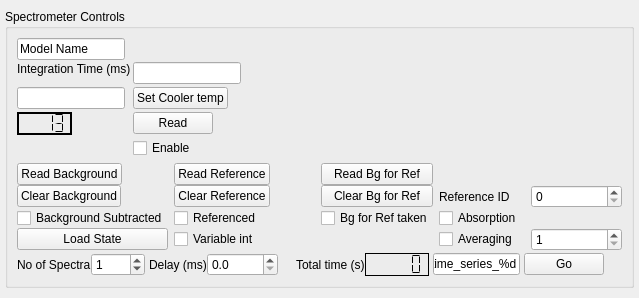
<?xml version="1.0" encoding="UTF-8"?>
<ui version="4.0">
 <class>spectrometer_controls</class>
 <widget class="QWidget" name="spectrometer_controls">
  <property name="geometry">
   <rect>
    <x>0</x>
    <y>0</y>
    <width>639</width>
    <height>298</height>
   </rect>
  </property>
  <property name="sizePolicy">
   <sizepolicy hsizetype="Preferred" vsizetype="Preferred">
    <horstretch>0</horstretch>
    <verstretch>0</verstretch>
   </sizepolicy>
  </property>
  <property name="windowTitle">
   <string>Form</string>
  </property>
  <layout class="QVBoxLayout" name="layout">
   <property name="leftMargin">
    <number>5</number>
   </property>
   <property name="topMargin">
    <number>5</number>
   </property>
   <property name="rightMargin">
    <number>5</number>
   </property>
   <property name="bottomMargin">
    <number>5</number>
   </property>
   <item>
    <widget class="QGroupBox" name="control_group">
     <property name="sizePolicy">
      <sizepolicy hsizetype="Preferred" vsizetype="Fixed">
       <horstretch>0</horstretch>
       <verstretch>0</verstretch>
      </sizepolicy>
     </property>
     <property name="title">
      <string>Spectrometer Controls</string>
     </property>
     <layout class="QVBoxLayout" name="control_layout">
      <property name="spacing">
       <number>2</number>
      </property>
      <item>
       <layout class="QHBoxLayout" name="information">
        <item>
         <widget class="QLineEdit" name="id_string">
          <property name="sizePolicy">
           <sizepolicy hsizetype="Preferred" vsizetype="Preferred">
            <horstretch>0</horstretch>
            <verstretch>0</verstretch>
           </sizepolicy>
          </property>
          <property name="text">
           <string>Model Name</string>
          </property>
          <property name="readOnly">
           <bool>true</bool>
          </property>
         </widget>
        </item>
        <item>
         <spacer name="horizontalSpacer">
          <property name="orientation">
           <enum>Qt::Horizontal</enum>
          </property>
          <property name="sizeHint" stdset="0">
           <size>
            <width>40</width>
            <height>20</height>
           </size>
          </property>
         </spacer>
        </item>
       </layout>
      </item>
      <item>
       <layout class="QHBoxLayout" name="horizontalLayout_2">
        <item>
         <layout class="QFormLayout" name="parameters_layout">
          <property name="fieldGrowthPolicy">
           <enum>QFormLayout::FieldsStayAtSizeHint</enum>
          </property>
          <property name="verticalSpacing">
           <number>3</number>
          </property>
          <item row="0" column="0">
           <widget class="QLabel" name="integration_time_label">
            <property name="sizePolicy">
             <sizepolicy hsizetype="Fixed" vsizetype="Fixed">
              <horstretch>0</horstretch>
              <verstretch>0</verstretch>
             </sizepolicy>
            </property>
            <property name="text">
             <string>Integration Time (ms)</string>
            </property>
           </widget>
          </item>
          <item row="0" column="1">
           <widget class="QLineEdit" name="integration_time">
            <property name="sizePolicy">
             <sizepolicy hsizetype="Fixed" vsizetype="Fixed">
              <horstretch>0</horstretch>
              <verstretch>0</verstretch>
             </sizepolicy>
            </property>
           </widget>
          </item>
          <item row="1" column="0">
           <widget class="QLineEdit" name="set_tec_temperature_LineEdit"/>
          </item>
          <item row="1" column="1">
           <widget class="QPushButton" name="set_tec_temperature_pushButton">
            <property name="text">
             <string>Set Cooler temp</string>
            </property>
           </widget>
          </item>
          <item row="4" column="0">
           <widget class="QLCDNumber" name="tec_temperature_lcdNumber">
            <property name="font">
             <font>
              <underline>false</underline>
              <strikeout>false</strikeout>
             </font>
            </property>
            <property name="frameShape">
             <enum>QFrame::WinPanel</enum>
            </property>
            <property name="frameShadow">
             <enum>QFrame::Plain</enum>
            </property>
            <property name="smallDecimalPoint">
             <bool>false</bool>
            </property>
            <property name="digitCount">
             <number>4</number>
            </property>
            <property name="segmentStyle">
             <enum>QLCDNumber::Flat</enum>
            </property>
            <property name="value" stdset="0">
             <double>13.000000000000000</double>
            </property>
            <property name="intValue" stdset="0">
             <number>13</number>
            </property>
           </widget>
          </item>
          <item row="4" column="1">
           <widget class="QPushButton" name="read_tec_temperature_pushButton">
            <property name="sizePolicy">
             <sizepolicy hsizetype="Fixed" vsizetype="Fixed">
              <horstretch>0</horstretch>
              <verstretch>0</verstretch>
             </sizepolicy>
            </property>
            <property name="text">
             <string>Read</string>
            </property>
           </widget>
          </item>
          <item row="6" column="1">
           <layout class="QHBoxLayout" name="tec_layout">
            <property name="leftMargin">
             <number>0</number>
            </property>
           </layout>
          </item>
          <item row="5" column="1">
           <widget class="QCheckBox" name="enable_tec">
            <property name="text">
             <string>Enable</string>
            </property>
           </widget>
          </item>
         </layout>
        </item>
        <item>
         <spacer name="horizontalSpacer_2">
          <property name="orientation">
           <enum>Qt::Horizontal</enum>
          </property>
          <property name="sizeHint" stdset="0">
           <size>
            <width>40</width>
            <height>20</height>
           </size>
          </property>
         </spacer>
        </item>
       </layout>
      </item>
      <item>
       <layout class="QGridLayout" name="referencing">
        <property name="horizontalSpacing">
         <number>6</number>
        </property>
        <property name="verticalSpacing">
         <number>0</number>
        </property>
        <item row="3" column="3">
         <layout class="QHBoxLayout" name="averaging_horizontalLayout">
          <item>
           <widget class="QCheckBox" name="average_checkBox">
            <property name="text">
             <string>Averaging</string>
            </property>
           </widget>
          </item>
          <item>
           <widget class="QSpinBox" name="Average_spinBox">
            <property name="minimum">
             <number>1</number>
            </property>
           </widget>
          </item>
         </layout>
        </item>
        <item row="1" column="3">
         <layout class="QHBoxLayout" name="horizontalLayout">
          <item>
           <widget class="QLabel" name="label">
            <property name="text">
             <string>Reference ID</string>
            </property>
           </widget>
          </item>
          <item>
           <widget class="QSpinBox" name="referenceID_spinBox"/>
          </item>
         </layout>
        </item>
        <item row="1" column="0">
         <widget class="QPushButton" name="clear_background_button">
          <property name="sizePolicy">
           <sizepolicy hsizetype="Fixed" vsizetype="Fixed">
            <horstretch>0</horstretch>
            <verstretch>0</verstretch>
           </sizepolicy>
          </property>
          <property name="text">
           <string>Clear Background</string>
          </property>
         </widget>
        </item>
        <item row="2" column="3">
         <widget class="QCheckBox" name="Absorption_checkBox">
          <property name="text">
           <string>Absorption</string>
          </property>
         </widget>
        </item>
        <item row="0" column="3">
         <spacer name="horizontalSpacer_4">
          <property name="orientation">
           <enum>Qt::Horizontal</enum>
          </property>
          <property name="sizeHint" stdset="0">
           <size>
            <width>40</width>
            <height>20</height>
           </size>
          </property>
         </spacer>
        </item>
        <item row="3" column="0">
         <widget class="QPushButton" name="load_state_button">
          <property name="text">
           <string>Load State</string>
          </property>
         </widget>
        </item>
        <item row="1" column="1">
         <widget class="QPushButton" name="clear_reference_button">
          <property name="sizePolicy">
           <sizepolicy hsizetype="Fixed" vsizetype="Fixed">
            <horstretch>0</horstretch>
            <verstretch>0</verstretch>
           </sizepolicy>
          </property>
          <property name="text">
           <string>Clear Reference</string>
          </property>
         </widget>
        </item>
        <item row="0" column="0">
         <widget class="QPushButton" name="read_background_button">
          <property name="sizePolicy">
           <sizepolicy hsizetype="Fixed" vsizetype="Fixed">
            <horstretch>0</horstretch>
            <verstretch>0</verstretch>
           </sizepolicy>
          </property>
          <property name="text">
           <string>Read Background</string>
          </property>
         </widget>
        </item>
        <item row="2" column="0">
         <widget class="QCheckBox" name="background_subtracted">
          <property name="sizePolicy">
           <sizepolicy hsizetype="Fixed" vsizetype="Fixed">
            <horstretch>0</horstretch>
            <verstretch>0</verstretch>
           </sizepolicy>
          </property>
          <property name="text">
           <string>Background Subtracted</string>
          </property>
         </widget>
        </item>
        <item row="3" column="1">
         <widget class="QCheckBox" name="Variable_int">
          <property name="text">
           <string>Variable int                 </string>
          </property>
         </widget>
        </item>
        <item row="2" column="1">
         <widget class="QCheckBox" name="referenced">
          <property name="sizePolicy">
           <sizepolicy hsizetype="Fixed" vsizetype="Fixed">
            <horstretch>0</horstretch>
            <verstretch>0</verstretch>
           </sizepolicy>
          </property>
          <property name="text">
           <string>Referenced</string>
          </property>
         </widget>
        </item>
        <item row="0" column="1">
         <widget class="QPushButton" name="read_reference_button">
          <property name="sizePolicy">
           <sizepolicy hsizetype="Fixed" vsizetype="Fixed">
            <horstretch>0</horstretch>
            <verstretch>0</verstretch>
           </sizepolicy>
          </property>
          <property name="text">
           <string>Read Reference</string>
          </property>
         </widget>
        </item>
        <item row="0" column="2">
         <widget class="QPushButton" name="read_background_button_ref">
          <property name="text">
           <string>Read Bg for Ref</string>
          </property>
         </widget>
        </item>
        <item row="1" column="2">
         <widget class="QPushButton" name="clear_background_button_ref">
          <property name="text">
           <string>Clear Bg for Ref</string>
          </property>
         </widget>
        </item>
        <item row="2" column="2">
         <widget class="QCheckBox" name="background_subtracted_ref">
          <property name="text">
           <string>Bg for Ref taken</string>
          </property>
         </widget>
        </item>
       </layout>
      </item>
      <item>
       <layout class="QGridLayout" name="time_control_gridLayout" rowstretch="0" columnstretch="3,0,0,0,0">
        <property name="horizontalSpacing">
         <number>4</number>
        </property>
        <property name="verticalSpacing">
         <number>0</number>
        </property>
        <item row="0" column="0">
         <layout class="QHBoxLayout" name="horizontalLayout_6">
          <property name="sizeConstraint">
           <enum>QLayout::SetMaximumSize</enum>
          </property>
          <item>
           <widget class="QLabel" name="label_2">
            <property name="text">
             <string>No of Spectra</string>
            </property>
           </widget>
          </item>
          <item>
           <widget class="QSpinBox" name="num_spectra_spinBox">
            <property name="maximum">
             <number>1000</number>
            </property>
            <property name="value">
             <number>1</number>
            </property>
           </widget>
          </item>
          <item>
           <spacer name="horizontalSpacer_5">
            <property name="orientation">
             <enum>Qt::Horizontal</enum>
            </property>
            <property name="sizeHint" stdset="0">
             <size>
              <width>40</width>
              <height>20</height>
             </size>
            </property>
           </spacer>
          </item>
         </layout>
        </item>
        <item row="0" column="1">
         <layout class="QHBoxLayout" name="horizontalLayout_3">
          <item>
           <widget class="QLabel" name="label_3">
            <property name="text">
             <string>Delay (ms)</string>
            </property>
           </widget>
          </item>
          <item>
           <widget class="QDoubleSpinBox" name="delay_doubleSpinBox">
            <property name="decimals">
             <number>1</number>
            </property>
            <property name="maximum">
             <double>10000.000000000000000</double>
            </property>
           </widget>
          </item>
          <item>
           <spacer name="horizontalSpacer_6">
            <property name="orientation">
             <enum>Qt::Horizontal</enum>
            </property>
            <property name="sizeHint" stdset="0">
             <size>
              <width>40</width>
              <height>20</height>
             </size>
            </property>
           </spacer>
          </item>
          <item>
           <widget class="QLabel" name="label_4">
            <property name="text">
             <string>Total time (s)</string>
            </property>
           </widget>
          </item>
          <item>
           <widget class="QLCDNumber" name="time_total_lcdNumber">
            <property name="font">
             <font>
              <kerning>true</kerning>
             </font>
            </property>
            <property name="frameShape">
             <enum>QFrame::Box</enum>
            </property>
            <property name="frameShadow">
             <enum>QFrame::Plain</enum>
            </property>
            <property name="segmentStyle">
             <enum>QLCDNumber::Flat</enum>
            </property>
           </widget>
          </item>
         </layout>
        </item>
        <item row="0" column="3">
         <widget class="QPushButton" name="time_series_pushButton">
          <property name="text">
           <string>Go</string>
          </property>
         </widget>
        </item>
        <item row="0" column="4">
         <spacer name="horizontalSpacer_3">
          <property name="orientation">
           <enum>Qt::Horizontal</enum>
          </property>
          <property name="sizeHint" stdset="0">
           <size>
            <width>40</width>
            <height>20</height>
           </size>
          </property>
         </spacer>
        </item>
        <item row="0" column="2">
         <widget class="QLineEdit" name="time_series_name_lineEdit">
          <property name="text">
           <string>time_series_%d</string>
          </property>
         </widget>
        </item>
       </layout>
      </item>
     </layout>
     <zorder></zorder>
     <zorder></zorder>
     <zorder></zorder>
    </widget>
   </item>
  </layout>
 </widget>
 <resources/>
 <connections/>
</ui>
